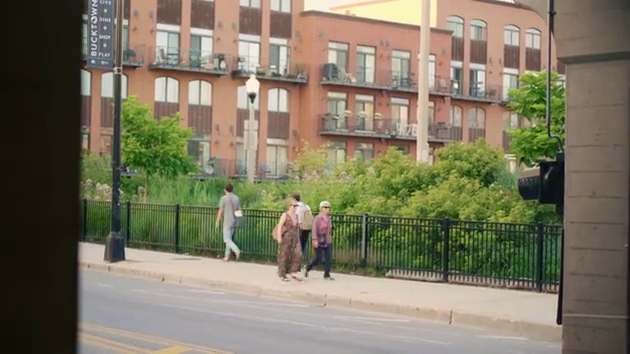
#> input picture frame 47 of tugas_uas/assets/people_walking_park.mp4, 630 x 354 px, given in place of walking.mp4, which was not available
$ python tugas_uas.py
#> lines starting #> are read from the running program, lines starting #| are printed output that depends on the picture; after the words box and inside, x2 and y2 are one past the last pixel; in counts of white or black regions, pixels touching at a corner belong together; pictures that were not available may be replaced by others from this repository, and a replacement may not be noted
##Image Segmentation Using Background Subtraction
import cv2
import numpy as npy
import matplotlib.pyplot as pyp

cap = cv2.VideoCapture('assets/walking.mp4')
kernel_dil = npy.ones((20,20), npy.uint8)
kernel = cv2.getStructuringElement(cv2.MORPH_ELLIPSE,(3,3))
##background subtraction
fgbg = cv2.createBackgroundSubtractorMOG2()

while(True):
    ret, video = cap.read()
#> video is the input picture: shape (354, 630, 3); mean B, G, R 97.3, 118.3, 124.7

    gray = cv2.cvtColor(video, cv2.COLOR_BGR2GRAY)
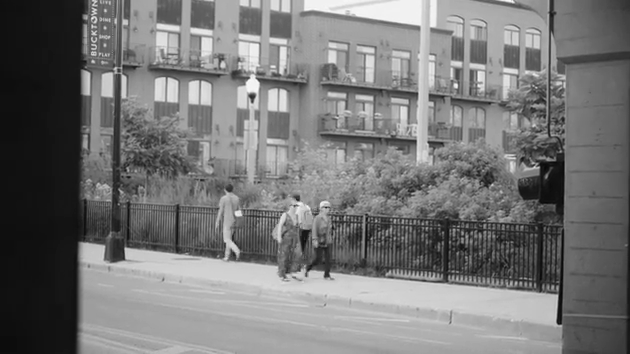
#> gray: shape (354, 630); min 5, max 251, mean 117.8

    if ret == True:
        fgmask = fgbg.apply(video)
#> fgmask: shape (354, 630); every value is 127
        fgmask = cv2.morphologyEx(fgmask, cv2.MORPH_OPEN, kernel)

        delasi = cv2.dilate(fgmask, kernel_dil, iterations=2)
        contur, _ = cv2.findContours(delasi, cv2.RETR_TREE, cv2.CHAIN_APPROX_SIMPLE)
#> contur = [[[0, 0], [0, 353], [629, 353], [629, 0]]]

        # drawbox object
        for obj in contur:
            x, y, w, h = cv2.boundingRect(obj)
            if cv2.contourArea(obj) < 4355:
                continue
            cv2.rectangle(video, (x, y), (x+w, y+h), (0, 255, 0), 2)

            cv2.putText(video, "Status : {}".format('Walk and Move'),
                (10, 30), cv2.FONT_HERSHEY_SIMPLEX, 1, (0, 255, 0), 3)
            # add description height and width object
            cv2.putText(video, "w={},h={}".format(w,h), (x,y - 10), cv2.FONT_HERSHEY_SIMPLEX, 0.7, (36,255,12), 2)
#> this loop made 1 pass
#> (obj, x, y, w, h) on pass 1: ([[0, 0], [0, 353], [629, 353], [629, 0]], 0, 0, 630, 354)
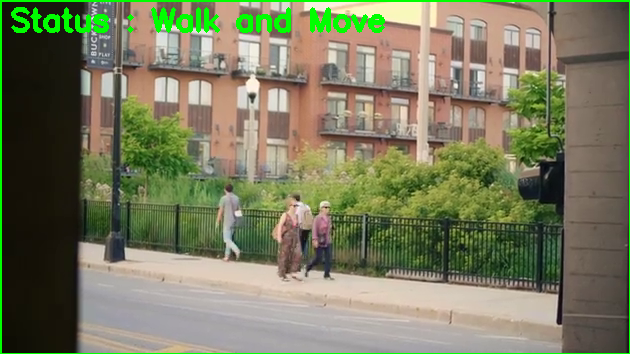
#> video: shape (354, 630, 3); 3.06% of pixels changed, all inside (x1, y1, x2, y2) = (0, 0, 630, 354)

        cv2.imshow('feed', video)
        cv2.imshow('fgmask', fgmask)

    if cv2.waitKey(30) == 27:
#> (key Esc is pressed here)
        break

pyp.title('Object detection')
cap.release()
cv2.destroyAllWindows()

$ run again, starting later in the video
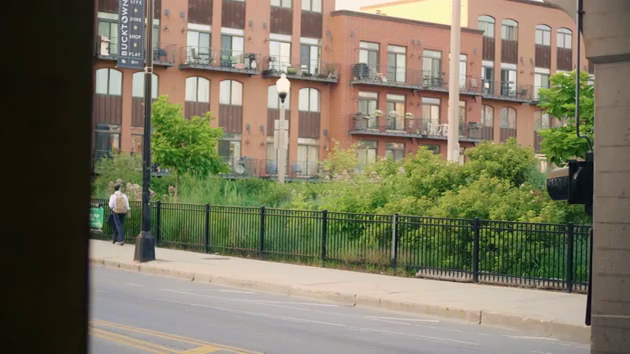
#> input picture frame 213 of tugas_uas/assets/people_walking_park.mp4, 630 x 354 px, given in place of walking.mp4, which was not available
#> video is the input picture: shape (354, 630, 3); mean B, G, R 95.8, 117.7, 122.9
#> `gray = cv2.cvtColor(video, cv2.COLOR_BGR2GRAY)`:
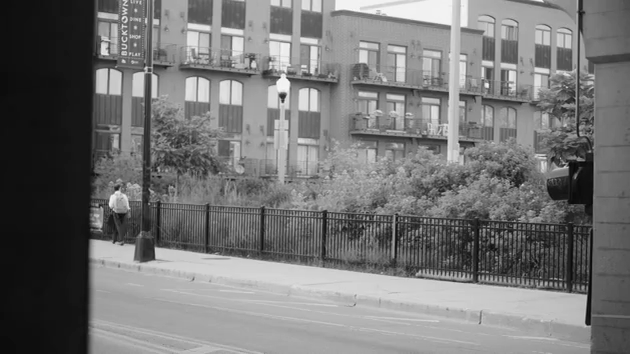
#> gray: shape (354, 630); min 5, max 253, mean 116.7
#> fgmask: shape (354, 630); every value is 127
#> contur = [[[0, 0], [0, 353], [629, 353], [629, 0]]]
#> the loop `for obj in contur:` made 1 pass
#> (obj, x, y, w, h) on pass 1: ([[0, 0], [0, 353], [629, 353], [629, 0]], 0, 0, 630, 354)
#> after the loop `for obj in contur:`:
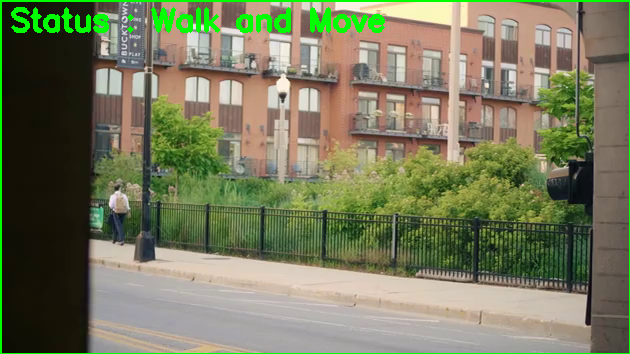
#> video: shape (354, 630, 3); 3.06% of pixels changed, all inside (x1, y1, x2, y2) = (0, 0, 630, 354)

$ run again, starting later in the video
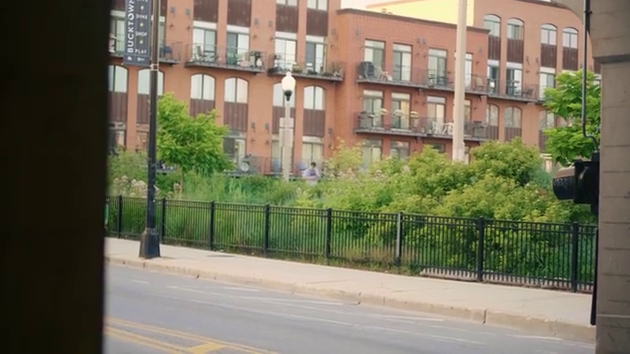
#> input picture frame 380 of tugas_uas/assets/people_walking_park.mp4, 630 x 354 px, given in place of walking.mp4, which was not available
#> video is the input picture: shape (354, 630, 3); mean B, G, R 93.5, 115.5, 120.7
#> `gray = cv2.cvtColor(video, cv2.COLOR_BGR2GRAY)`:
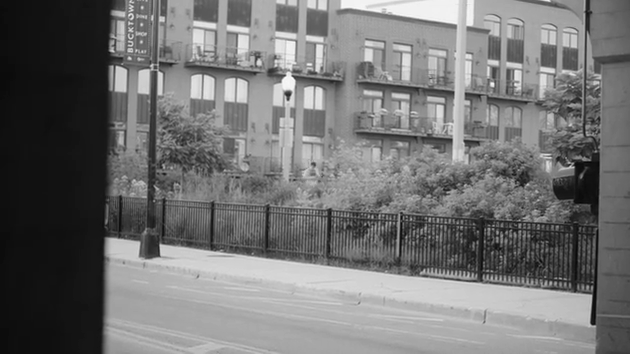
#> gray: shape (354, 630); min 5, max 254, mean 114.5
#> fgmask: shape (354, 630); every value is 127
#> contur = [[[0, 0], [0, 353], [629, 353], [629, 0]]]
#> the loop `for obj in contur:` made 1 pass
#> (obj, x, y, w, h) on pass 1: ([[0, 0], [0, 353], [629, 353], [629, 0]], 0, 0, 630, 354)
#> after the loop `for obj in contur:`:
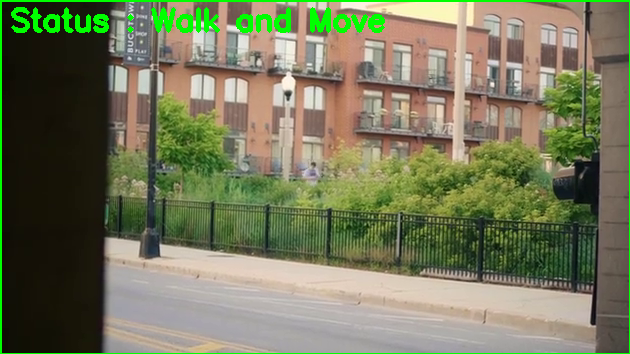
#> video: shape (354, 630, 3); 3.06% of pixels changed, all inside (x1, y1, x2, y2) = (0, 0, 630, 354)
